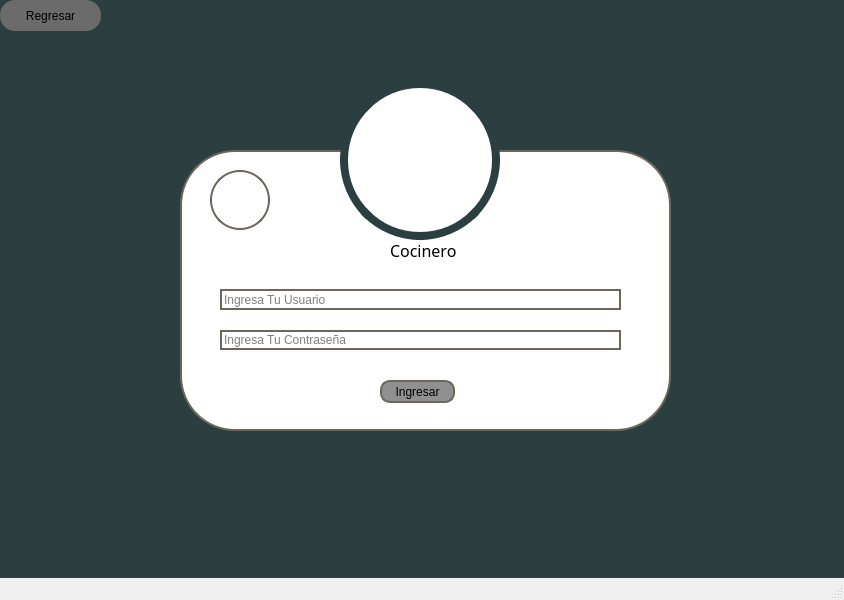
<?xml version="1.0" encoding="UTF-8"?>
<ui version="4.0">
 <class>MainWindow</class>
 <widget class="QMainWindow" name="MainWindow">
  <property name="geometry">
   <rect>
    <x>0</x>
    <y>0</y>
    <width>844</width>
    <height>600</height>
   </rect>
  </property>
  <property name="windowTitle">
   <string>MainWindow</string>
  </property>
  <widget class="QWidget" name="centralwidget">
   <widget class="QWidget" name="widget" native="true">
    <property name="geometry">
     <rect>
      <x>0</x>
      <y>0</y>
      <width>1101</width>
      <height>691</height>
     </rect>
    </property>
    <property name="sizePolicy">
     <sizepolicy hsizetype="Preferred" vsizetype="Preferred">
      <horstretch>20</horstretch>
      <verstretch>20</verstretch>
     </sizepolicy>
    </property>
    <property name="layoutDirection">
     <enum>Qt::LeftToRight</enum>
    </property>
    <property name="autoFillBackground">
     <bool>false</bool>
    </property>
    <property name="styleSheet">
     <string notr="true">background-color: rgb(43, 63, 65);</string>
    </property>
    <widget class="QWidget" name="widget_2" native="true">
     <property name="geometry">
      <rect>
       <x>180</x>
       <y>150</y>
       <width>491</width>
       <height>281</height>
      </rect>
     </property>
     <property name="styleSheet">
      <string notr="true">background-color: rgb(255, 255, 255);
border: 2px solid #6B675A;
border-radius: 55px;</string>
     </property>
     <widget class="QLineEdit" name="lineEdit">
      <property name="geometry">
       <rect>
        <x>40</x>
        <y>139</y>
        <width>401</width>
        <height>21</height>
       </rect>
      </property>
      <property name="text">
       <string/>
      </property>
      <property name="placeholderText">
       <string>Ingresa Tu Usuario</string>
      </property>
     </widget>
     <widget class="QLineEdit" name="lineEdit_2">
      <property name="geometry">
       <rect>
        <x>40</x>
        <y>180</y>
        <width>401</width>
        <height>20</height>
       </rect>
      </property>
      <property name="text">
       <string/>
      </property>
      <property name="placeholderText">
       <string>Ingresa Tu Contraseña</string>
      </property>
     </widget>
     <widget class="QPushButton" name="pushButton_2">
      <property name="geometry">
       <rect>
        <x>200</x>
        <y>230</y>
        <width>75</width>
        <height>23</height>
       </rect>
      </property>
      <property name="mouseTracking">
       <bool>true</bool>
      </property>
      <property name="styleSheet">
       <string notr="true">border-radius: 10px;
background-color: rgb(144, 144, 144);</string>
      </property>
      <property name="text">
       <string>Ingresar</string>
      </property>
     </widget>
     <widget class="QLabel" name="label">
      <property name="geometry">
       <rect>
        <x>415</x>
        <y>183</y>
        <width>15</width>
        <height>15</height>
       </rect>
      </property>
      <property name="sizePolicy">
       <sizepolicy hsizetype="Ignored" vsizetype="Ignored">
        <horstretch>20</horstretch>
        <verstretch>0</verstretch>
       </sizepolicy>
      </property>
      <property name="acceptDrops">
       <bool>false</bool>
      </property>
      <property name="styleSheet">
       <string notr="true">border: none;
text-align: left;</string>
      </property>
      <property name="frameShape">
       <enum>QFrame::Panel</enum>
      </property>
      <property name="frameShadow">
       <enum>QFrame::Raised</enum>
      </property>
      <property name="lineWidth">
       <number>0</number>
      </property>
      <property name="text">
       <string notr="true"/>
      </property>
      <property name="textFormat">
       <enum>Qt::PlainText</enum>
      </property>
      <property name="pixmap">
       <pixmap>../Imagenes proyecto/Imagenes proyecto/candado.svg</pixmap>
      </property>
      <property name="scaledContents">
       <bool>true</bool>
      </property>
      <property name="alignment">
       <set>Qt::AlignBottom|Qt::AlignJustify</set>
      </property>
      <property name="wordWrap">
       <bool>false</bool>
      </property>
      <property name="margin">
       <number>0</number>
      </property>
      <property name="indent">
       <number>1</number>
      </property>
      <property name="openExternalLinks">
       <bool>false</bool>
      </property>
      <property name="textInteractionFlags">
       <set>Qt::NoTextInteraction</set>
      </property>
     </widget>
     <widget class="QLabel" name="label_2">
      <property name="geometry">
       <rect>
        <x>415</x>
        <y>143</y>
        <width>15</width>
        <height>15</height>
       </rect>
      </property>
      <property name="styleSheet">
       <string notr="true">border: none;
</string>
      </property>
      <property name="text">
       <string/>
      </property>
      <property name="pixmap">
       <pixmap>../Imagenes proyecto/Imagenes proyecto/user-solid.svg</pixmap>
      </property>
      <property name="scaledContents">
       <bool>true</bool>
      </property>
     </widget>
     <widget class="QLabel" name="label_4">
      <property name="geometry">
       <rect>
        <x>210</x>
        <y>90</y>
        <width>151</width>
        <height>20</height>
       </rect>
      </property>
      <property name="font">
       <font>
        <family>Arial Black</family>
        <pointsize>12</pointsize>
       </font>
      </property>
      <property name="styleSheet">
       <string notr="true">border: none;</string>
      </property>
      <property name="text">
       <string>Cocinero</string>
      </property>
     </widget>
     <widget class="QLabel" name="label_5">
      <property name="geometry">
       <rect>
        <x>30</x>
        <y>20</y>
        <width>60</width>
        <height>60</height>
       </rect>
      </property>
      <property name="styleSheet">
       <string notr="true">border: 2px solid #6B675A;
border-radius: 30px;</string>
      </property>
      <property name="text">
       <string/>
      </property>
      <property name="pixmap">
       <pixmap>../Imagenes proyecto/Imagenes proyecto/logo.png</pixmap>
      </property>
      <property name="scaledContents">
       <bool>true</bool>
      </property>
     </widget>
    </widget>
    <widget class="QPushButton" name="pushButton">
     <property name="geometry">
      <rect>
       <x>0</x>
       <y>0</y>
       <width>101</width>
       <height>31</height>
      </rect>
     </property>
     <property name="styleSheet">
      <string notr="true">background-color: rgb(107, 107, 107);
border-radius: 15px;</string>
     </property>
     <property name="text">
      <string>Regresar</string>
     </property>
     <property name="icon">
      <iconset>
       <normaloff>../Imagenes proyecto/Imagenes proyecto/regresar.svg</normaloff>../Imagenes proyecto/Imagenes proyecto/regresar.svg</iconset>
     </property>
    </widget>
    <widget class="QLabel" name="label_3">
     <property name="geometry">
      <rect>
       <x>340</x>
       <y>80</y>
       <width>160</width>
       <height>160</height>
      </rect>
     </property>
     <property name="styleSheet">
      <string notr="true">border-radius: 80px;
background-color: rgb(255, 255, 255);
border: 8px solid rgb(43, 63, 65);</string>
     </property>
     <property name="text">
      <string/>
     </property>
     <property name="pixmap">
      <pixmap>../Imagenes proyecto/Imagenes proyecto/-chef.webp</pixmap>
     </property>
     <property name="scaledContents">
      <bool>true</bool>
     </property>
    </widget>
   </widget>
  </widget>
  <widget class="QMenuBar" name="menubar">
   <property name="geometry">
    <rect>
     <x>0</x>
     <y>0</y>
     <width>844</width>
     <height>21</height>
    </rect>
   </property>
  </widget>
  <widget class="QStatusBar" name="statusbar"/>
 </widget>
 <resources/>
 <connections/>
</ui>
